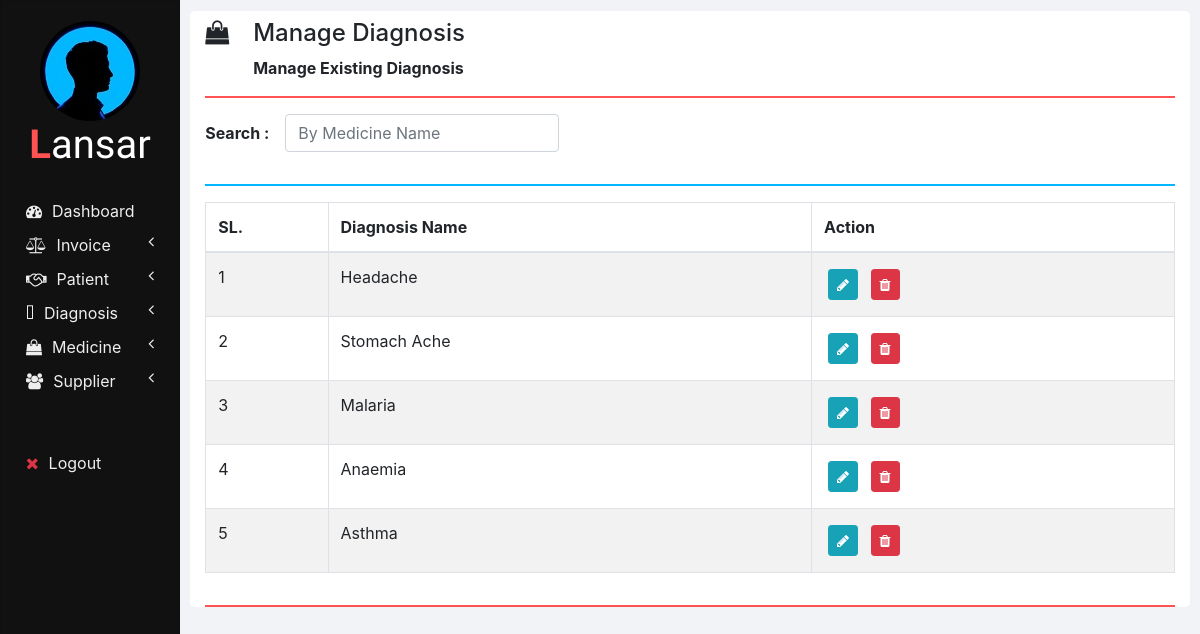
Screenshot of /manage_diagnosis.php with the database file from the repository.
### tables this page shows
CREATE TABLE `diagnosis` (
  `ID` int(11) NOT NULL,
  `DIAGNOSE_NAME` varchar(255) NOT NULL
);

### php/manage_diagnosis.php (the view, shortened to what this page needs)
<?php
  function showDiagnosis($id) {
    require "db_connection.php";
    if($con) {
      $seq_no = 0;
      $query = "SELECT * FROM diagnosis";
      $result = mysqli_query($con, $query);
      while($row = mysqli_fetch_array($result)) {
        $seq_no++;
        if($row['ID'] == $id)
          showEditOptionsRow($seq_no, $row);
        else
          showDiagnosisRow($seq_no, $row);
      }
    }
  }
  function showDiagnosisRow($seq_no, $row) {
    ?>
      <tr>
        <td><?php echo $seq_no; ?></td>
        <td><?php echo $row['DIAGNOSE_NAME']; ?></td>
        <td>
          <button href="" class="btn btn-info btn-sm m-1 edit-btn" data-id="<?php echo $row['ID']; ?>">
            <i class="fa fa-pencil"></i>
          </button>
          <button class="btn btn-danger btn-sm m-1" onclick="deleteDiagnosis(<?php echo $row['ID']; ?>);">
            <i class="fa fa-trash"></i>
          </button>
        </td>
      </tr>
    <?php
  }
?>

### css/sidenav.css (style rules this page uses)
body { background-color: #f1f3f6; }
.sidenav { width: 15%; height: 100vh; background-color: #222222; position: fixed; z-index: 1; flex: 1 0 auto; }
.card { width: 100%; height: 100%; top: 0; border-radius: 0; background-color: #111111; }
.logo .logo-caption { font-family: 'Poiret One', cursive; color: #ffffff; text-align: center; margin-bottom: 25px; }
.logo .profile { margin-left: 50%; border-radius: 50%; transform: translate(-50%); }
.logo .tweak { color: #ff5252; font-weight: bold; }
.main-menu-item { padding: 5px 5px; cursor: pointer; }
.main-menu-item > a { color: #eeeeee; text-decoration: none; font-size: 16px; }
.main-menu-item > a > span { margin-left: 10px; }

### css/home.css (style rules this page uses)
html, body { height: 100vh; }

### rows the page displays
diagnosis: seq_no "1", DIAGNOSE_NAME "Headache"
diagnosis: seq_no "2", DIAGNOSE_NAME "Stomach Ache"
diagnosis: seq_no "3", DIAGNOSE_NAME "Malaria"
diagnosis: seq_no "4", DIAGNOSE_NAME "Anaemia"
diagnosis: seq_no "5", DIAGNOSE_NAME "Asthma"

### other values shown
$heading "Manage Diagnosis"
$sub_heading "Manage Existing Diagnosis"
